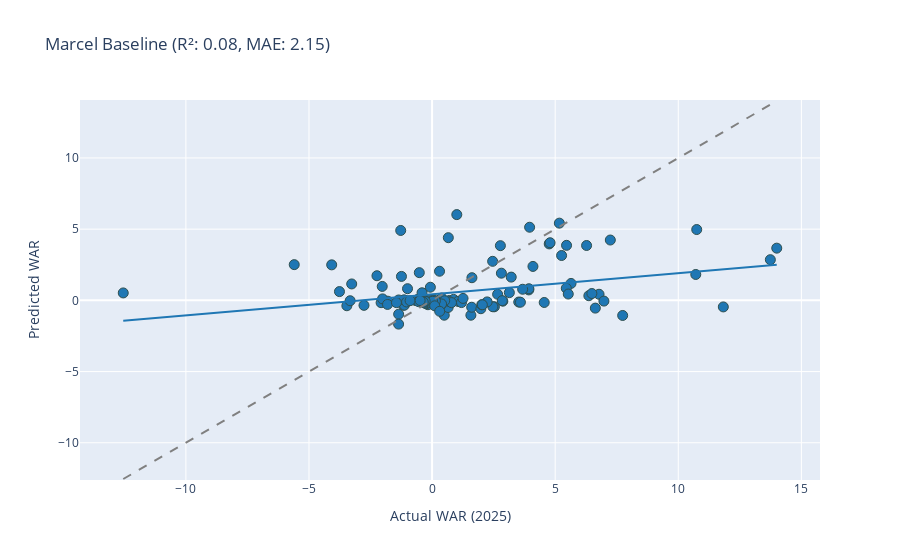
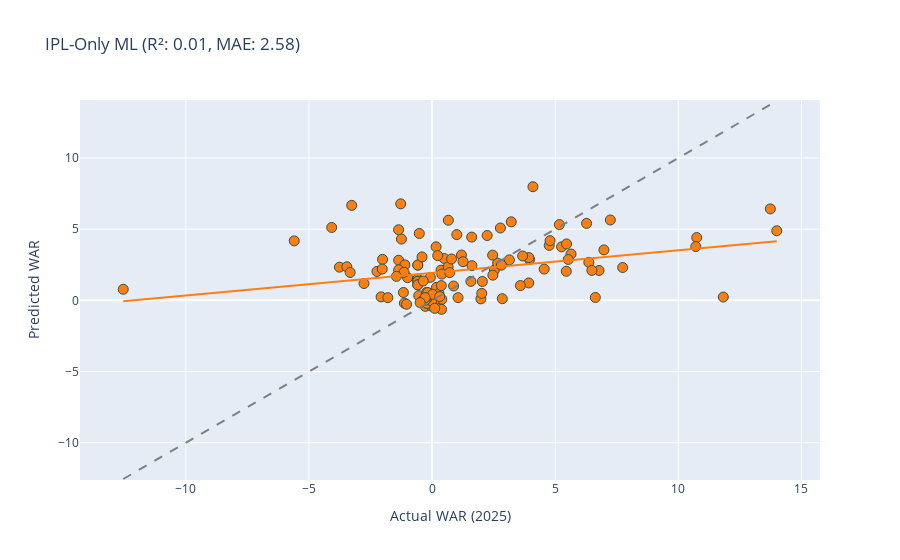
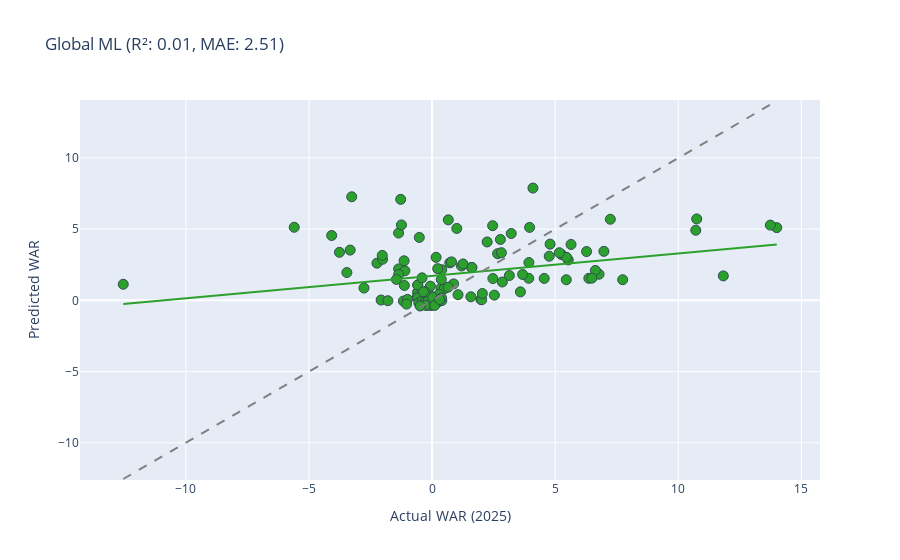

The code cell stored with these charts, in order, in its notebook:
### Markdown cell above
## 2. The Backtest: 2025 Season

We trained our models on data up to 2024 and asked them to predict the 2025 season. Now that the 2025 season is over, we can see who got it right.

### Batting Projections
Let's visualize the correlation between Predicted WAR and Actual WAR for batters.

### Code cell
def create_comparison_plot(data, role, model_key, model_name, color):
    actual = data[role]['actual']
    pred = data[role]['backtest'][model_key]
    merged = actual.merge(pred, on='player_name', how='inner')
    
    r2 = r2_score(merged['actual_war'], merged[f'{model_key}_war'])
    mae = mean_absolute_error(merged['actual_war'], merged[f'{model_key}_war'])
    
    fig = px.scatter(
        merged, 
        x='actual_war', 
        y=f'{model_key}_war', 
        hover_data=['player_name'],
        title=f"{model_name} (R²: {r2:.2f}, MAE: {mae:.2f})",
        labels={'actual_war': 'Actual WAR (2025)', f'{model_key}_war': 'Predicted WAR'},
        trendline="ols"
    )
    fig.update_traces(marker=dict(size=10, color=color, line=dict(width=1, color='DarkSlateGrey')))
    # Add perfect prediction line
    fig.add_shape(
        type="line", line=dict(dash="dash", color="gray"),
        x0=merged['actual_war'].min(), y0=merged['actual_war'].min(),
        x1=merged['actual_war'].max(), y1=merged['actual_war'].max()
    )
    return fig

# Batting Plots
fig_bat_marcel = create_comparison_plot(data, 'batter', 'marcel', 'Marcel Baseline', '#1f77b4')
fig_bat_ipl = create_comparison_plot(data, 'batter', 'ipl_ml', 'IPL-Only ML', '#ff7f0e')
fig_bat_global = create_comparison_plot(data, 'batter', 'global_ml', 'Global ML', '#2ca02c')

fig_bat_marcel.show()
fig_bat_ipl.show()
fig_bat_global.show()

### Figure 1 — Plotly figure (JSON) as saved in the notebook; plotly's stock layout.template omitted (floating-point values rounded to 4 significant figures; data arrays with more than 128 entries replaced by an {"elided": "..."} marker saying what was removed)
{"data": [{"customdata": {"elided": "136x1 str values"}, "hovertemplate": "Actual WAR (2025)=%{x}<br>Predicted WAR=%{y}<br>player_name=%{customdata[0]}<extra></extra>", "legendgroup": "", "marker": {"color": "#1f77b4", "line": {"color": "DarkSlateGrey", "width": 1}, "size": 10, "symbol": "circle"}, "mode": "markers", "name": "", "orientation": "v", "showlegend": false, "type": "scatter", "x": {"elided": "136 float values"}, "xaxis": "x", "y": {"elided": "136 float values"}, "yaxis": "y"}, {"hovertemplate": "<b>OLS trendline</b><br>marcel_war = 0.148053 * actual_war + 0.429627<br>R<sup>2</sup>=0.119875<br><br>Actual WAR (2025)=%{x}<br>Predicted WAR=%{y} <b>(trend)</b><extra></extra>", "legendgroup": "", "marker": {"color": "#1f77b4", "line": {"color": "DarkSlateGrey", "width": 1}, "size": 10, "symbol": "circle"}, "mode": "lines", "name": "", "showlegend": false, "type": "scatter", "x": {"elided": "136 float values"}, "xaxis": "x", "y": {"elided": "136 float values"}, "yaxis": "y"}], "layout": {"legend": {"tracegroupgap": 0}, "shapes": [{"line": {"color": "gray", "dash": "dash"}, "type": "line", "x0": -12.54, "x1": 14.0, "y0": -12.54, "y1": 14.0}], "title": {"text": "Marcel Baseline (R²: 0.08, MAE: 2.15)"}, "xaxis": {"anchor": "y", "domain": [0, 1], "title": {"text": "Actual WAR (2025)"}}, "yaxis": {"anchor": "x", "domain": [0, 1], "title": {"text": "Predicted WAR"}}}}

### Figure 2 — Plotly figure (JSON) as saved in the notebook; plotly's stock layout.template omitted (floating-point values rounded to 4 significant figures)
{"data": [{"customdata": [["MA Agarwal"], ["R Parag"], ["A Manohar"], ["V Shankar"], ["RK Singh"], ["Akash Deep"], ["Rahmanullah Gurbaz"], ["KV Sharma"], ["Arshad Khan"], ["Arshad Khan"], ["Arshad Khan"], ["Arshad Khan"], ["Arshad Khan"], ["Arshad Khan"], ["Arshad Khan"], ["Arshad Khan"], ["TM Head"], ["SN Thakur"], ["Atharva Taide"], ["H Klaasen"], ["Arshdeep Singh"], ["Shashank Singh"], ["SA Yadav"], ["AM Rahane"], ["D Padikkal"], ["AR Patel"], ["B Kumar"], ["Mohammed Siraj"], ["LH Ferguson"], ["G Coetzee"], ["N Pooran"], ["F du Plessis"], ["Q de Kock"], ["R Tewatia"], ["PD Salt"], ["MR Marsh"], ["MA Starc"], ["RD Gaikwad"], ["JJ Bumrah"], ["TU Deshpande"], ["SO Hetmyer"], ["R Ashwin"], ["MS Dhoni"], ["Akash Madhwal"], ["LS Livingstone"], ["KH Pandya"], ["Rashid Khan"], ["R Powell"], ["AK Markram"], ["SB Dubey"], ["YBK Jaiswal"], ["DJ Hooda"], ["RG Sharma"], ["Ishan Kishan"], ["MM Sharma"], ["RA Tripathi"], ["VG Arora"], ["M Shahrukh Khan"], ["JM Sharma"], ["M Jansen"], ["SH Johnson"], ["D Brevis"], ["Ashutosh Sharma"], ["T Stubbs"], ["SS Iyer"], ["A Badoni"], ["Kuldeep Yadav"], ["Abdul Samad"], ["Azmatullah Omarzai"], ["RR Pant"], ["MK Pandey"], ["P Simran Singh"], ["JC Buttler"], ["J Fraser-McGurk"], ["WG Jacks"], ["SP Narine"], ["VR Iyer"], ["SV Samson"], ["S Dube"], ["TA Boult"], ["Nithish Kumar Reddy"], ["JM Bairstow"], ["Abishek Porel"], ["Tilak Varma"], ["KL Rahul"], ["Shubman Gill"], ["GJ Maxwell"], ["R Ravindra"], ["V Kohli"], ["MM Ali"], ["AD Russell"], ["Dhruv Jurel"], ["Ramandeep Singh"], ["Harpreet Brar"], ["R Shepherd"], ["RM Patidar"], ["R Sai Kishore"], ["N Wadhera"], ["B Sai Sudharsan"], ["DA Miller"], ["A Raghuvanshi"], ["MP Stoinis"], ["HH Pandya"], ["PJ Cummins"], ["Ravi Bishnoi"], ["MJ Santner"], ["AS Roy"], ["K Rabada"], ["SM Curran"], ["Avesh Khan"], ["Noor Ahmad"], ["D Ferreira"], ["Washington Sundar"], ["TH David"], ["Abhishek Sharma"], ["Sameer Rizvi"], ["HV Patel"], ["Shahbaz Ahmed"], ["N Rana"], ["A Kamboj"], ["RA Jadeja"], ["Naman Dhir"]], "hovertemplate": "Actual WAR (2025)=%{x}<br>Predicted WAR=%{y}<br>player_name=%{customdata[0]}<extra></extra>", "legendgroup": "", "marker": {"color": "#ff7f0e", "line": {"color": "DarkSlateGrey", "width": 1}, "size": 10, "symbol": "circle"}, "mode": "markers", "name": "", "orientation": "v", "showlegend": false, "type": "scatter", "x": [1.576, 5.644, -2.071, 1.609, -5.599, 0.2271, -12.54, -0.0223, -0.5818, -0.5818, -0.5818, -0.5818, -0.5818, -0.5818, -0.5818, -0.5818, 4.097, -0.166, 0.3644, 10.75, -0.2735, 6.782, 3.961, 5.451, 0.4949, 0.1625, -1.165, 0.2636, 0.3966, -0.04446, 14.0, -1.274, -3.762, 0.8735, 6.368, 11.83, -1.796, 1.004, 0.08789, -0.2082, 0.3929, -2.766, 3.927, -0.02154, -2.239, -1.358, -0.9977, -0.1675, 6.979, 1.054, 7.24, -0.4087, -0.06939, 5.261, -0.5424, -2.011, -1.106, 2.531, 1.619, -1.126, -0.2149, 6.631, 4.555, 2.662, 7.741, 3.933, 0.1776, 1.982, 0.2793, -0.5192, 0.6522, 5.531, 5.462, -3.265, 0.7185, 3.215, -1.36, 2.775, 6.275, -0.2246, -3.462, 3.139, -1.357, 0.6596, 4.758, 5.17, -2.024, 0.7888, 4.793, -1.138, 2.46, 0.3743, -1.448, 0.2277, 2.852, -4.078, -0.4069, 6.491, 13.74, -3.328, 1.195, -1.244, 2.47, 1.258, -0.2826, 0.3848, -0.1721, -0.2802, 2.237, 0.02328, -1.037, -0.2815, 2.018, 2.816, 10.71, 2.042, 0.1056, -0.3575, 3.679, -0.4857, 0.3085, 3.588], "xaxis": "x", "y": [1.332, 3.254, 0.2437, 4.442, 4.177, -0.2678, 0.7774, 0.185, 1.482, 1.482, 1.339, 1.339, 2.48, 2.48, 1.092, 1.092, 7.981, 0.2099, 2.12, 4.409, -0.4208, 2.099, 2.873, 2.042, 2.938, 3.76, 0.5529, -0.3781, 0.07307, -0.3899, 4.886, 6.776, 2.332, 1.008, 2.67, 0.2332, 0.1884, 4.618, -0.01565, -0.213, 1.846, 1.184, 1.223, -0.03667, 2.03, 2.817, 1.597, 0.4784, 3.542, 0.1908, 5.645, 3.052, 1.613, 3.757, 0.3276, 2.879, 2.49, 2.125, 2.439, -0.1949, 0.1336, 0.2045, 2.197, 2.612, 2.306, 3.003, 0.9151, 0.1054, 0.4837, 4.698, 2.348, 2.871, 3.961, 6.672, 1.949, 5.514, 4.956, 5.082, 5.407, 0.5589, 2.356, 2.844, 2.141, 5.627, 3.861, 5.32, 2.198, 2.906, 4.194, 1.972, 3.176, 1.037, 1.685, 3.142, 0.1147, 5.118, -0.05685, 2.106, 6.422, 1.956, 3.182, 4.304, 1.771, 2.716, 0.1993, -0.6275, 0.5477, 0.01571, 4.554, 0.4216, -0.2732, 0.1897, 0.4919, 2.47, 3.778, 1.325, -0.56, 1.358, 3.117, -0.1612, 0.2681, 1.038], "yaxis": "y"}, {"hovertemplate": "<b>OLS trendline</b><br>ipl_ml_war = 0.158649 * actual_war + 1.92406<br>R<sup>2</sup>=0.097290<br><br>Actual WAR (2025)=%{x}<br>Predicted WAR=%{y} <b>(trend)</b><extra></extra>", "legendgroup": "", "marker": {"color": "#ff7f0e", "line": {"color": "DarkSlateGrey", "width": 1}, "size": 10, "symbol": "circle"}, "mode": "lines", "name": "", "showlegend": false, "type": "scatter", "x": [-12.54, -5.599, -4.078, -3.762, -3.462, -3.328, -3.265, -2.766, -2.239, -2.071, -2.024, -2.011, -1.796, -1.448, -1.36, -1.358, -1.357, -1.274, -1.244, -1.165, -1.138, -1.126, -1.106, -1.037, -0.9977, -0.5818, -0.5818, -0.5818, -0.5818, -0.5818, -0.5818, -0.5818, -0.5818, -0.5424, -0.5192, -0.4857, -0.4087, -0.4069, -0.3575, -0.2826, -0.2815, -0.2802, -0.2735, -0.2246, -0.2149, -0.2082, -0.1721, -0.1675, -0.166, -0.06939, -0.04446, -0.0223, -0.02154, 0.02328, 0.08789, 0.1056, 0.1625, 0.1776, 0.2271, 0.2277, 0.2636, 0.2793, 0.3085, 0.3644, 0.3743, 0.3848, 0.3929, 0.3966, 0.4949, 0.6522, 0.6596, 0.7185, 0.7888, 0.8735, 1.004, 1.054, 1.195, 1.258, 1.576, 1.609, 1.619, 1.982, 2.018, 2.042, 2.237, 2.46, 2.47, 2.531, 2.662, 2.775, 2.816, 2.852, 3.139, 3.215, 3.588, 3.679, 3.927, 3.933, 3.961, 4.097, 4.555, 4.758, 4.793, 5.17, 5.261, 5.451, 5.462, 5.531, 5.644, 6.275, 6.368, 6.491, 6.631, 6.782, 6.979, 7.24, 7.741, 10.71, 10.75, 11.83, 13.74, 14.0], "xaxis": "x", "y": [-0.06609, 1.036, 1.277, 1.327, 1.375, 1.396, 1.406, 1.485, 1.569, 1.596, 1.603, 1.605, 1.639, 1.694, 1.708, 1.709, 1.709, 1.722, 1.727, 1.739, 1.744, 1.745, 1.749, 1.76, 1.766, 1.832, 1.832, 1.832, 1.832, 1.832, 1.832, 1.832, 1.832, 1.838, 1.842, 1.847, 1.859, 1.86, 1.867, 1.879, 1.879, 1.88, 1.881, 1.888, 1.89, 1.891, 1.897, 1.897, 1.898, 1.913, 1.917, 1.921, 1.921, 1.928, 1.938, 1.941, 1.95, 1.952, 1.96, 1.96, 1.966, 1.968, 1.973, 1.982, 1.983, 1.985, 1.986, 1.987, 2.003, 2.028, 2.029, 2.038, 2.049, 2.063, 2.083, 2.091, 2.114, 2.124, 2.174, 2.179, 2.181, 2.239, 2.244, 2.248, 2.279, 2.314, 2.316, 2.326, 2.346, 2.364, 2.371, 2.377, 2.422, 2.434, 2.493, 2.508, 2.547, 2.548, 2.553, 2.574, 2.647, 2.679, 2.684, 2.744, 2.759, 2.789, 2.791, 2.802, 2.82, 2.92, 2.934, 2.954, 2.976, 3.0, 3.031, 3.073, 3.152, 3.623, 3.63, 3.801, 4.104, 4.145], "yaxis": "y"}], "layout": {"legend": {"tracegroupgap": 0}, "shapes": [{"line": {"color": "gray", "dash": "dash"}, "type": "line", "x0": -12.54, "x1": 14.0, "y0": -12.54, "y1": 14.0}], "title": {"text": "IPL-Only ML (R²: 0.01, MAE: 2.58)"}, "xaxis": {"anchor": "y", "domain": [0, 1], "title": {"text": "Actual WAR (2025)"}}, "yaxis": {"anchor": "x", "domain": [0, 1], "title": {"text": "Predicted WAR"}}}}

### Figure 3 — Plotly figure (JSON) as saved in the notebook; plotly's stock layout.template omitted (floating-point values rounded to 4 significant figures)
{"data": [{"customdata": [["MA Agarwal"], ["R Parag"], ["A Manohar"], ["V Shankar"], ["RK Singh"], ["Akash Deep"], ["Rahmanullah Gurbaz"], ["KV Sharma"], ["Arshad Khan"], ["Arshad Khan"], ["Arshad Khan"], ["Arshad Khan"], ["Arshad Khan"], ["Arshad Khan"], ["Arshad Khan"], ["Arshad Khan"], ["TM Head"], ["SN Thakur"], ["Atharva Taide"], ["H Klaasen"], ["Arshdeep Singh"], ["Shashank Singh"], ["SA Yadav"], ["AM Rahane"], ["D Padikkal"], ["AR Patel"], ["B Kumar"], ["Mohammed Siraj"], ["LH Ferguson"], ["G Coetzee"], ["N Pooran"], ["F du Plessis"], ["Q de Kock"], ["R Tewatia"], ["PD Salt"], ["MR Marsh"], ["MA Starc"], ["RD Gaikwad"], ["JJ Bumrah"], ["TU Deshpande"], ["SO Hetmyer"], ["R Ashwin"], ["MS Dhoni"], ["Akash Madhwal"], ["LS Livingstone"], ["KH Pandya"], ["Rashid Khan"], ["R Powell"], ["AK Markram"], ["SB Dubey"], ["YBK Jaiswal"], ["DJ Hooda"], ["RG Sharma"], ["Ishan Kishan"], ["MM Sharma"], ["RA Tripathi"], ["VG Arora"], ["M Shahrukh Khan"], ["JM Sharma"], ["M Jansen"], ["SH Johnson"], ["D Brevis"], ["Ashutosh Sharma"], ["T Stubbs"], ["SS Iyer"], ["A Badoni"], ["Kuldeep Yadav"], ["Abdul Samad"], ["Azmatullah Omarzai"], ["RR Pant"], ["MK Pandey"], ["P Simran Singh"], ["JC Buttler"], ["J Fraser-McGurk"], ["WG Jacks"], ["SP Narine"], ["VR Iyer"], ["SV Samson"], ["S Dube"], ["TA Boult"], ["Nithish Kumar Reddy"], ["JM Bairstow"], ["Abishek Porel"], ["Tilak Varma"], ["KL Rahul"], ["Shubman Gill"], ["GJ Maxwell"], ["R Ravindra"], ["V Kohli"], ["MM Ali"], ["AD Russell"], ["Dhruv Jurel"], ["Ramandeep Singh"], ["Harpreet Brar"], ["R Shepherd"], ["RM Patidar"], ["R Sai Kishore"], ["N Wadhera"], ["B Sai Sudharsan"], ["DA Miller"], ["A Raghuvanshi"], ["MP Stoinis"], ["HH Pandya"], ["PJ Cummins"], ["Ravi Bishnoi"], ["MJ Santner"], ["AS Roy"], ["K Rabada"], ["SM Curran"], ["Avesh Khan"], ["Noor Ahmad"], ["D Ferreira"], ["Washington Sundar"], ["TH David"], ["Abhishek Sharma"], ["Sameer Rizvi"], ["HV Patel"], ["Shahbaz Ahmed"], ["N Rana"], ["A Kamboj"], ["RA Jadeja"], ["Naman Dhir"]], "hovertemplate": "Actual WAR (2025)=%{x}<br>Predicted WAR=%{y}<br>player_name=%{customdata[0]}<extra></extra>", "legendgroup": "", "marker": {"color": "#2ca02c", "line": {"color": "DarkSlateGrey", "width": 1}, "size": 10, "symbol": "circle"}, "mode": "markers", "name": "", "orientation": "v", "showlegend": false, "type": "scatter", "x": [1.576, 5.644, -2.071, 1.609, -5.599, 0.2271, -12.54, -0.0223, -0.5818, -0.5818, -0.5818, -0.5818, -0.5818, -0.5818, -0.5818, -0.5818, 4.097, -0.166, 0.3644, 10.75, -0.2735, 6.782, 3.961, 5.451, 0.4949, 0.1625, -1.165, 0.2636, 0.3966, -0.04446, 14.0, -1.274, -3.762, 0.8735, 6.368, 11.83, -1.796, 1.004, 0.08789, -0.2082, 0.3929, -2.766, 3.927, -0.02154, -2.239, -1.358, -0.9977, -0.1675, 6.979, 1.054, 7.24, -0.4087, -0.06939, 5.261, -0.5424, -2.011, -1.106, 2.531, 1.619, -1.126, -0.2149, 6.631, 4.555, 2.662, 7.741, 3.933, 0.1776, 1.982, 0.2793, -0.5192, 0.6522, 5.531, 5.462, -3.265, 0.7185, 3.215, -1.36, 2.775, 6.275, -0.2246, -3.462, 3.139, -1.357, 0.6596, 4.758, 5.17, -2.024, 0.7888, 4.793, -1.138, 2.46, 0.3743, -1.448, 0.2277, 2.852, -4.078, -0.4069, 6.491, 13.74, -3.328, 1.195, -1.244, 2.47, 1.258, -0.2826, 0.3848, -0.1721, -0.2802, 2.237, 0.02328, -1.037, -0.2815, 2.018, 2.816, 10.71, 2.042, 0.1056, -0.3575, 3.679, -0.4857, 0.3085, 3.588], "xaxis": "x", "y": [0.2505, 3.924, 0.02306, 2.303, 5.133, -0.04979, 1.132, -0.01297, 0.2718, 0.2718, 0.5602, 0.5602, 1.073, 1.073, 0.1919, 0.1919, 7.885, 0.05271, 0.8565, 5.717, -0.2191, 1.836, 5.125, 1.447, 0.8206, 3.022, -0.04968, -0.09533, -0.01818, -0.3637, 5.107, 7.094, 3.374, 1.155, 1.547, 1.717, -0.02424, 5.051, -0.007424, -0.357, 2.149, 0.8661, 1.547, -0.04936, 2.612, 2.211, 0.06676, 0.7202, 3.441, 0.3979, 5.696, 1.58, 1.001, 3.213, -0.17, 2.883, 2.074, 0.3669, 2.313, 1.046, 0.0008103, 2.103, 1.541, 3.278, 1.449, 2.655, 0.2574, 0.06795, 0.4277, 4.422, 0.9233, 2.839, 3.022, 7.273, 2.635, 4.695, 4.727, 4.277, 3.427, -0.02193, 1.952, 1.744, 1.818, 5.653, 3.099, 3.345, 3.158, 2.701, 3.948, 2.779, 5.242, 1.464, 1.472, 2.226, 1.29, 4.555, -0.06584, 1.562, 5.284, 3.53, 2.41, 5.297, 1.532, 2.556, -0.08484, 0.1674, -0.03945, -0.337, 4.101, 0.2242, -0.2617, 0.5811, 0.04424, 3.347, 4.924, 0.4817, -0.3551, 0.6015, 1.819, -0.3947, 0.06206, 0.5966], "yaxis": "y"}, {"hovertemplate": "<b>OLS trendline</b><br>global_ml_war = 0.157627 * actual_war + 1.72093<br>R<sup>2</sup>=0.090000<br><br>Actual WAR (2025)=%{x}<br>Predicted WAR=%{y} <b>(trend)</b><extra></extra>", "legendgroup": "", "marker": {"color": "#2ca02c", "line": {"color": "DarkSlateGrey", "width": 1}, "size": 10, "symbol": "circle"}, "mode": "lines", "name": "", "showlegend": false, "type": "scatter", "x": [-12.54, -5.599, -4.078, -3.762, -3.462, -3.328, -3.265, -2.766, -2.239, -2.071, -2.024, -2.011, -1.796, -1.448, -1.36, -1.358, -1.357, -1.274, -1.244, -1.165, -1.138, -1.126, -1.106, -1.037, -0.9977, -0.5818, -0.5818, -0.5818, -0.5818, -0.5818, -0.5818, -0.5818, -0.5818, -0.5424, -0.5192, -0.4857, -0.4087, -0.4069, -0.3575, -0.2826, -0.2815, -0.2802, -0.2735, -0.2246, -0.2149, -0.2082, -0.1721, -0.1675, -0.166, -0.06939, -0.04446, -0.0223, -0.02154, 0.02328, 0.08789, 0.1056, 0.1625, 0.1776, 0.2271, 0.2277, 0.2636, 0.2793, 0.3085, 0.3644, 0.3743, 0.3848, 0.3929, 0.3966, 0.4949, 0.6522, 0.6596, 0.7185, 0.7888, 0.8735, 1.004, 1.054, 1.195, 1.258, 1.576, 1.609, 1.619, 1.982, 2.018, 2.042, 2.237, 2.46, 2.47, 2.531, 2.662, 2.775, 2.816, 2.852, 3.139, 3.215, 3.588, 3.679, 3.927, 3.933, 3.961, 4.097, 4.555, 4.758, 4.793, 5.17, 5.261, 5.451, 5.462, 5.531, 5.644, 6.275, 6.368, 6.491, 6.631, 6.782, 6.979, 7.24, 7.741, 10.71, 10.75, 11.83, 13.74, 14.0], "xaxis": "x", "y": [-0.2564, 0.8383, 1.078, 1.128, 1.175, 1.196, 1.206, 1.285, 1.368, 1.395, 1.402, 1.404, 1.438, 1.493, 1.507, 1.507, 1.507, 1.52, 1.525, 1.537, 1.542, 1.543, 1.547, 1.558, 1.564, 1.629, 1.629, 1.629, 1.629, 1.629, 1.629, 1.629, 1.629, 1.635, 1.639, 1.644, 1.656, 1.657, 1.665, 1.676, 1.677, 1.677, 1.678, 1.686, 1.687, 1.688, 1.694, 1.695, 1.695, 1.71, 1.714, 1.717, 1.718, 1.725, 1.735, 1.738, 1.747, 1.749, 1.757, 1.757, 1.762, 1.765, 1.77, 1.778, 1.78, 1.782, 1.783, 1.783, 1.799, 1.824, 1.825, 1.834, 1.845, 1.859, 1.879, 1.887, 1.909, 1.919, 1.969, 1.975, 1.976, 2.033, 2.039, 2.043, 2.074, 2.109, 2.11, 2.12, 2.141, 2.158, 2.165, 2.17, 2.216, 2.228, 2.286, 2.301, 2.34, 2.341, 2.345, 2.367, 2.439, 2.471, 2.476, 2.536, 2.55, 2.58, 2.582, 2.593, 2.611, 2.71, 2.725, 2.744, 2.766, 2.79, 2.821, 2.862, 2.941, 3.409, 3.415, 3.586, 3.887, 3.928], "yaxis": "y"}], "layout": {"legend": {"tracegroupgap": 0}, "shapes": [{"line": {"color": "gray", "dash": "dash"}, "type": "line", "x0": -12.54, "x1": 14.0, "y0": -12.54, "y1": 14.0}], "title": {"text": "Global ML (R²: 0.01, MAE: 2.51)"}, "xaxis": {"anchor": "y", "domain": [0, 1], "title": {"text": "Actual WAR (2025)"}}, "yaxis": {"anchor": "x", "domain": [0, 1], "title": {"text": "Predicted WAR"}}}}
